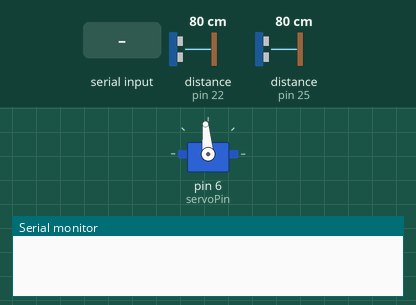
Bench run of a sketch on a simulated Arduino Uno, built with avr-gcc and run on an emulated ATmega328P. Parts: servo, the last lines printed to the serial monitor. The inputs (shaded band) are chosen by the test bench; at power-on: distance to the obstacle (sensors on pin 22, pin 25) 80 cm.

Above: at 0.01 s.
At 3.41 s:
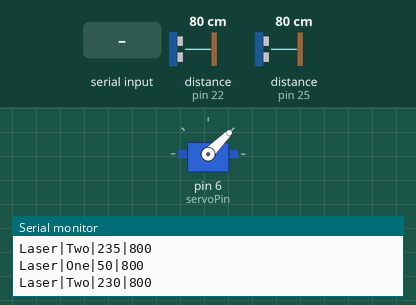
4.8 s: "fast;" received over Serial
At 6.09 s:
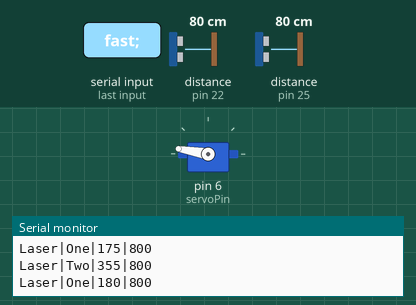
Timing chart, 0 to 32.8 s (numbered marks = the images above; inputs shaded):
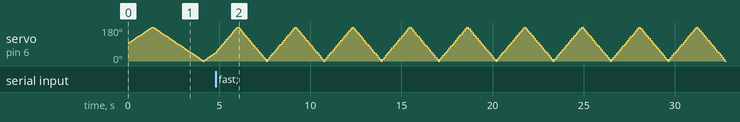

The sketch:

laser-radar.ino
```cpp
#include "Arduino.h"
#include "Servo.h"
#include "Wire.h"
#include "VL53L0X.h"

// Laser
VL53L0X Sensor1;
VL53L0X Sensor2;

const uint8_t Sensor1_xshut = 4;
const uint8_t Sensor2_xshut = 5;

const uint8_t Sensor1_address = 22;
const uint8_t Sensor2_address = 25;

const uint16_t minDistance = 30;
const uint16_t maxDistance = 1200;


// Servo
Servo ServoMotor;
const uint8_t servoPin = 6;
uint8_t servoRotationAngel = 5;
const uint8_t servoRotationAngelFast = 10;
const uint8_t servoRotationAngelMedium = 5;
const uint8_t servoRotationAngelDetailed = 1;

const uint8_t seroRotationDurationPerAngle = 2;

enum direction {
    left,
    center,
    right
};

uint8_t servoPos = 90;
direction servoMovement = right;

// ------------------------------
//            SETUP
// ------------------------------

void setup()
{
    pinMode(Sensor1_xshut, OUTPUT);
    pinMode(Sensor2_xshut, OUTPUT);
    digitalWrite(Sensor1_xshut, LOW);
    digitalWrite(Sensor2_xshut, LOW);

    Wire.begin();
    Serial.begin(115200);

    pinMode(Sensor1_xshut, INPUT);
    Sensor1.init();
    Sensor1.setAddress(Sensor1_address);
    Sensor1.setTimeout(500);
    Sensor1.startContinuous();

    pinMode(Sensor2_xshut, INPUT);
    Sensor2.init();
    Sensor2.setAddress(Sensor2_address);
    Sensor2.setTimeout(500);
    Sensor2.startContinuous();

    // attach servo pin and set to initial direction
    ServoMotor.attach(servoPin, 450, 2400); // 400, 2600 to fix rotation issues
    ServoMotor.write(servoPos);
    servoRotationAngel = servoRotationAngelMedium;
}


long GetRange(int id)
{
    if(id == 1 || id == 2)
    {
        int dist = 0;

        if(id == 1)
        {
            dist = Sensor1.readRangeContinuousMillimeters();
        }

        if(id == 2)
        {
            dist = Sensor2.readRangeContinuousMillimeters();
        }

        if(dist < minDistance) { dist = maxDistance; }
        if(dist > maxDistance) { dist = maxDistance; }

        return dist;
    }

    return 0;
}


uint8_t GetNextServoAngle()
{
    if(servoPos <= 0)
    {
        servoMovement = right;
        servoPos = 0;
    }

    if(servoPos >= 180)
    {
        servoMovement = left;
        servoPos = 180;
    }

    if(servoMovement == right)
    {
        servoPos += servoRotationAngel;
    }
    else
    {
        servoPos -= servoRotationAngel;
    }

    if(servoPos <= 0) { servoPos = 0; }
    if(servoPos >= 180) { servoPos = 180; }

    return servoPos;
}


void ReadDataAndSetSpeed()
{
    String data;
    if (Serial.available() > 0) {
        data = Serial.readStringUntil(';');

        if(data == "fast")
        {
            servoRotationAngel = servoRotationAngelFast;
            return;
        }

        if(data == "medium")
        {
            servoRotationAngel = servoRotationAngelMedium;
            return;
        }

        if(data == "detail")
        {
            servoRotationAngel = servoRotationAngelDetailed;
            return;
        }
    }
}

void SendData(String sensorName, int pos, int distance)
{
    Serial.print("Laser");
    Serial.print("|");
    Serial.print(sensorName);
    Serial.print("|");
    Serial.print(pos);
    Serial.print("|");
    Serial.println(distance);
}


void loop()
{
    ReadDataAndSetSpeed();

    uint8_t actualServoPos = ServoMotor.read();
    if(servoPos == actualServoPos)
    {
        uint8_t nextAngle = GetNextServoAngle();
        ServoMotor.write(nextAngle);
        delay(seroRotationDurationPerAngle * (abs(nextAngle - actualServoPos)));
    }

    long laserOne = GetRange(1);
    long laserTwo = GetRange(2);

    SendData("One", servoPos, laserOne);
    SendData("Two", (servoPos+180%360), laserTwo);
}
```
